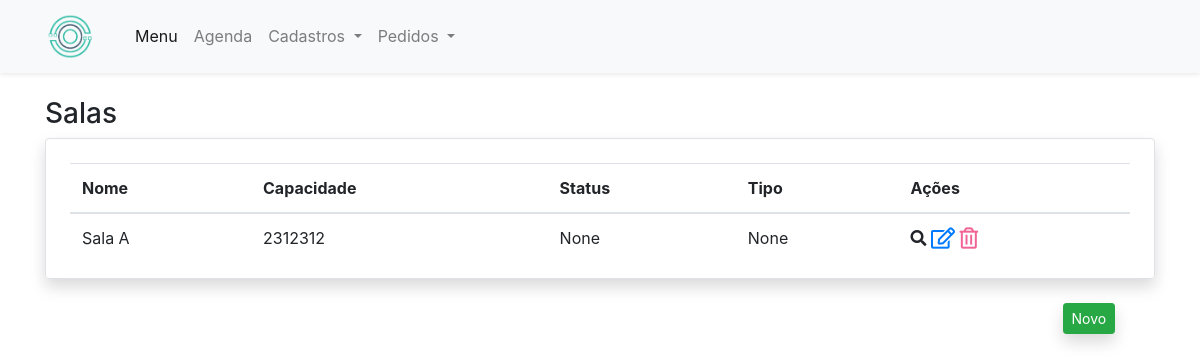
Screenshot of /home/sala_list/ with the database file from the repository.
### home/models.py (models this page shows, shortened)
class Sala(models.Model):
    nome = models.CharField(max_length=30)
    capacidade = models.IntegerField()
    status = models.ForeignKey(Condicao, null=True, blank=True, on_delete=models.CASCADE)
    tipo = models.ForeignKey(TipoSala, null=True, blank=True, on_delete=models.CASCADE)

### home/views.py (the view)
# urls.py: path('sala_list/', salaList.as_view(), name='sala_list'),
class salaList(ListView):
    model = Sala
    template_name = 'clientes/sala_list.html'

### home/templates/clientes/sala_list.html
{% extends 'base.html' %}
{% load bootstrap %}
{% block main %}
    <main class="container">
        <section class="mt-4">
            <h3>Salas</h3>
            <article class="rounded border shadow pt-4 pr-4 pl-4 table-responsive-lg">
                <table class="table table-hover table-fa-lg">
                    <thead>
                        <tr>
                            <th>
                                Nome
                            </th>
                            <th>
                                Capacidade
                            </th>
                            <th>
                                Status
                            </th>
                            <th>
                                Tipo
                            </th>
                            <th>
                                Ações
                            </th>
                        </tr>
                    </thead>
                    <tbody>
                    {% for sala in object_list %}
                        <tr>
                            <td>
                                {{ sala.nome }}
                            </td>
                            <td>
                                {{ sala.capacidade }}
                            </td>
                            <td>
                                {{ sala.status }}
                            </td>
                            <td>
                                {{ sala.tipo }}
                            </td>
                            <td>
                                <a>
                                    <i class="fas fa-search"></i>
                                </a>
                                <a href="{% url 'sala_altera' sala.id %}">
                                    <i class="far fa-edit fa-lg"></i>
                                </a>
                                <a href="{% url 'sala_deleta' sala.id %}">
                                    <i class=" far fa-trash-alt fa-lg" style="color: #f06595;"></i>
                                </a>
                            </td>
                        </tr>
                    {% endfor %}
                    </tbody>
                </table>
            </article>
            <div class="mt-4 offset-sm-11">
                <a class="btn btn-sm btn-success shadow" href="{% url 'sala_novo' %}">Novo</a>
            </div>
        </section>
    </main>
{% endblock %}

### rows the page displays
Sala: nome "Sala A", capacidade "2312312", status "None", tipo "None"
